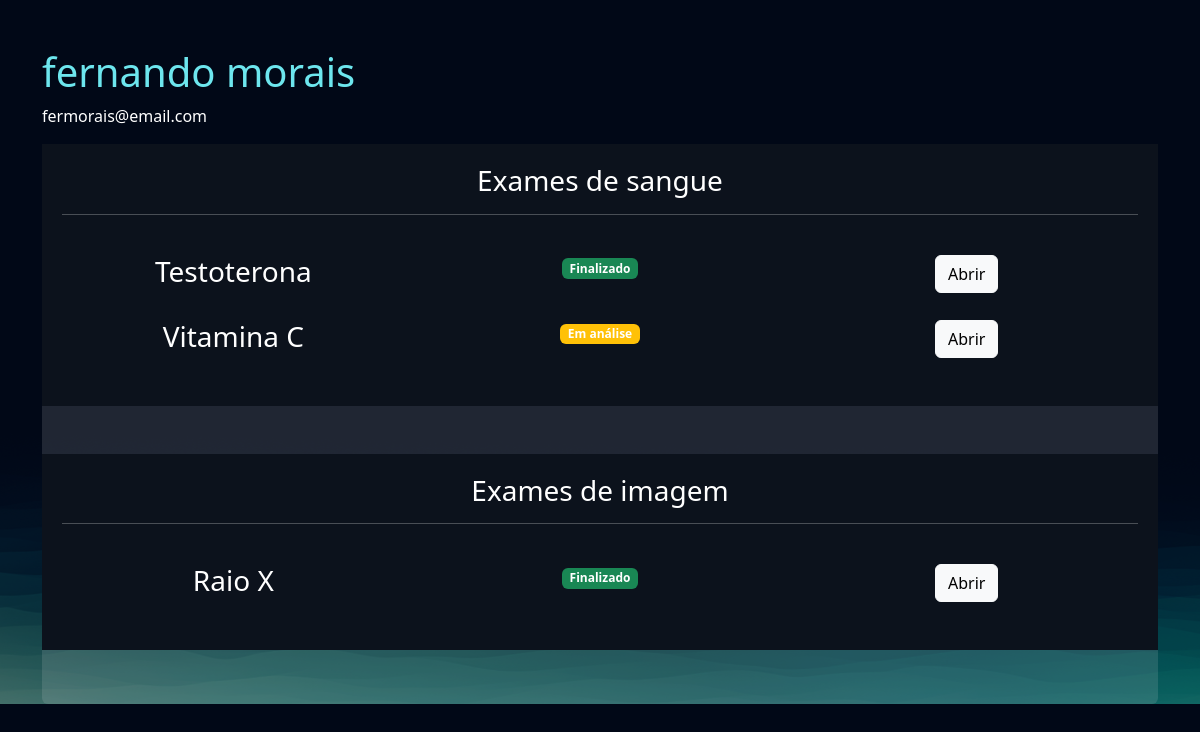
Page /empresarial/cliente/11 (signed in) on the committed database.
### exames/models.py (models this page shows, shortened)
class SolicitacaoExame(models.Model):
    choice_status=(
        ('E', 'Em análise'),
        ('F', 'Finalizado')
    )
    usuario = models.ForeignKey(User, on_delete=models.DO_NOTHING)
    exame = models.ForeignKey(TiposExames, on_delete=models.DO_NOTHING)
    status = models.CharField(max_length=1, choices=choice_status)
    resultado = models.FileField(upload_to="resultados", null=True, blank=True)
    requer_senha = models.BooleanField(default=False)
    senha=models.CharField(max_length=16, null=True, blank=True)
    def badge_template(self):
        if self.status == 'E':
            classes = 'bg-warning '
            texto = "Em análise"
        elif self.status == 'F':
            classes = 'bg-success'
            texto = "Finalizado"
        return mark_safe(f'<span class="badge {classes}">{texto}</span>')

class TiposExames(models.Model):
    tipo_choices = (
        ('I', 'Exame de imagem'),
        ('S', 'Exame de sangue')
    )
    nome = models.CharField(max_length=150)
    tipo = models.CharField(max_length=1, choices=tipo_choices)
    preco = models.FloatField()
    disponivel = models.BooleanField(default=True)
    horario_inicial = models.IntegerField()
    horario_final = models.IntegerField()

### empresarial/views.py (the view)
# urls.py: path('cliente/<int:cliente_id>', views.cliente, name="cliente"),
@staff_member_required
def cliente(request, cliente_id):
    cliente = User.objects.get(id=cliente_id)
    exames = SolicitacaoExame.objects.filter(usuario=cliente)
    return render(request, 'cliente.html', {'cliente': cliente, 'exames': exames})

### empresarial/templates/cliente.html (shortened to what this page needs)
{% extends "bases/base.html" %}
{% load static %}
{% block 'head' %}
    <link href="{% static 'exames/css/exames.css' %}" rel="stylesheet">
    <link href="{% static 'exames/css/gerenciar_pedidos.css' %}" rel="stylesheet">
    <link href="{% static 'exames/css/gerenciar_exames.css' %}" rel="stylesheet">
{% endblock 'head' %}
{% block 'conteudo' %}
    <br>
    <br>
    <div class="container">
        <h3 class="font-destaque">{{cliente.get_full_name}}</h3>
        <p>{{cliente.email}}</p>
        <div class="card card-view">
            <div class="sub-card">
                <h3>Exames de sangue</h3>
                <hr>
                <br>
                {% for exame in exames  %}
                    {% if  exame.exame.tipo == 'S'%}
                        <div class="row">
                            <div class="col-md"><h3>{{exame.exame.nome}}</h3></div>
                            <div class="col-md">{{exame.badge_template}}</div>
                            <div class="col-md">
                                <a href="{% url 'exame_cliente' exame.id %}" class="btn btn-light">Abrir</a>
                            </div>
                        </div>
                        <br>
                    {% endif %}
                {% endfor %}
            </div>
            <br>
            <br>
            <div class="sub-card">
                <h3>Exames de imagem</h3>
                <hr>
                <br>
                {% for exame in exames  %}
                    {% if  exame.exame.tipo == 'I'%}
                        <div class="row">
                            <div class="col-md"><h3>{{exame.exame.nome}}</h3></div>
                            <div class="col-md">{{exame.badge_template}}</div>
                            <div class="col-md"><a href="{% url 'exame_cliente' exame.id %}" class="btn btn-light">Abrir</a></div>
                        </div>
                        <br>
                    {% endif %}
                {% endfor %}
            </div>
        </div>
    </div>
{% endblock 'conteudo' %}

### templates/static/geral/css/base.css (style rules this page uses)
:root { --main-color: #151C34; --dark-color: #0C121C ; --light-color: #6DE6EE; --contrast-color: #f4c96b; --differential-color: #066668; }
* { color: white }
.font-destaque { color: var(--light-color); font-size: 40px; }

### templates/static/exames/css/exames.css (style rules this page uses)
body { background-image: url('/static/geral/img/bg2.png'); background-size: cover; }
.card { background-color: rgba(217, 217, 217, .14); color: white; padding: 15px; }

### templates/static/exames/css/gerenciar_pedidos.css (style rules this page uses)
.card-view { text-align: center; padding: 0; border: none; height: 70vh; }

### templates/static/exames/css/gerenciar_exames.css (style rules this page uses)
.sub-card { background-color: var(--dark-color); padding: 20px; }

### rows in the picture
SolicitacaoExame: exame.nome "Testoterona", badge_template "Finalizado"
SolicitacaoExame: exame.nome "Vitamina C", badge_template "Em análise"
SolicitacaoExame: exame.nome "Raio X", badge_template "Finalizado"

### other values in the picture
{{ cliente.get_full_name }} "fernando morais"
{{ cliente.email }} "fermorais@email.com"
